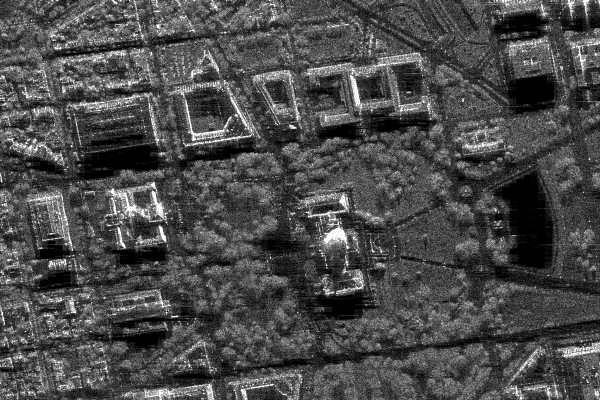
#> input picture libcong.jpg, 600 x 400 px
$ python colorize_sar_sample.py
#> lines starting #> are read from the running program, lines starting #| are printed output that depends on the picture
import cv2
import numpy as np
import matplotlib.pyplot as plt

# Load the SAR image (assuming it's in a file called 'sar_image.png')
sar_image = cv2.imread('libcong.jpg', cv2.IMREAD_GRAYSCALE)
#> sar_image is the input picture: shape (400, 600); min 0, max 255, mean 74.9

# Optionally normalize the image to the 0-255 range
sar_image_normalized = cv2.normalize(sar_image, None, 0, 255, cv2.NORM_MINMAX)

# Apply a vibrant colormap (e.g., 'jet', 'plasma', 'inferno', 'viridis')
colored_image = cv2.applyColorMap(sar_image_normalized, cv2.COLORMAP_JET)
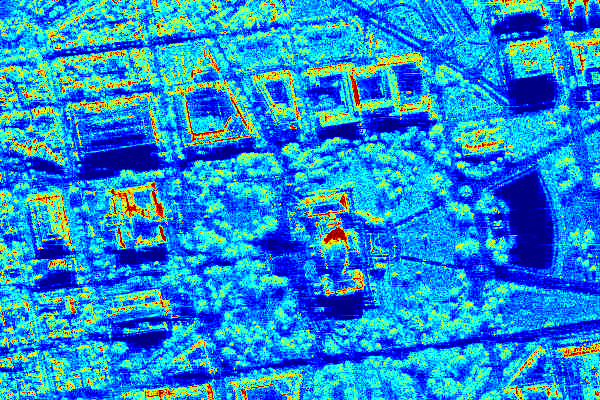
#> colored_image: shape (400, 600, 3); mean B, G, R 214.9, 138.6, 30.3

# Display the original and colorized image
plt.figure(figsize=(10, 5))

plt.subplot(1, 2, 1)
plt.title('Original SAR Image')
plt.imshow(sar_image, cmap='gray')
plt.axis('off')

plt.subplot(1, 2, 2)
plt.title('Colorized SAR Image')
plt.imshow(cv2.cvtColor(colored_image, cv2.COLOR_BGR2RGB))
plt.axis('off')

plt.show()
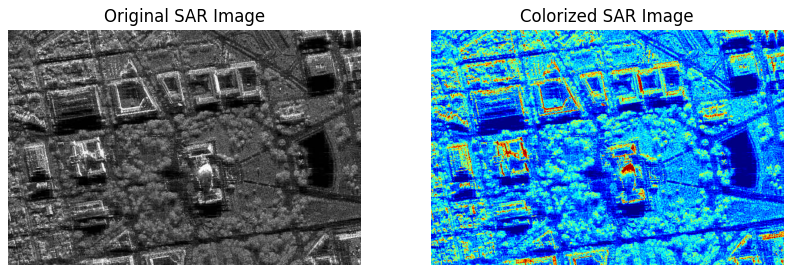
#> figure drawn by matplotlib, 2 panels

# Optionally, save the colorized image
cv2.imwrite('colorized_sar_image.png', colored_image)
